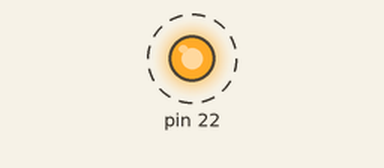
This sketch was run on a simulated Arduino Uno, built with avr-gcc and run on an emulated ATmega328P. Shown: output pins drawn as LEDs (lit = HIGH). Dashed ring = blinking. What the sketch prints to the serial monitor is not drawn.

Above: at 0.05 s.
Timing chart, 0 to 3.0 s (numbered marks = the images above):
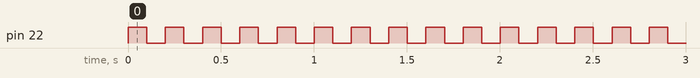

Measured:
- by itself, pin 22: alternates HIGH for 0.10 s and LOW for 0.10 s

The sketch:

LED2.ino
```cpp
#define LED1_PORT PORTB
#define LED1_DDR DDRB
#define LED1_BITN PB6

#define LED1_PIN 6
#define delay_time 100

void setup()
{
    // 初始化 LED1
    LED1_DDR |= _BV(LED1_BITN);
    LED1_PORT &= ~_BV(LED1_BITN);

    // 初始化序列埠
    Serial.begin(115200);
    Serial.println("KKmulticontroller V5.5");
    Serial.println("ATmega168 LED1 Test Start");
}

void loop()
{
    // LED1 亮
    LED1_PORT |= _BV(LED1_BITN);
    Serial.println("LED1 ON");
    delay(delay_time);

    // LED1 滅
    LED1_PORT &= ~_BV(LED1_BITN);
    Serial.println("LED1 OFF");
    delay(delay_time);
}
```
